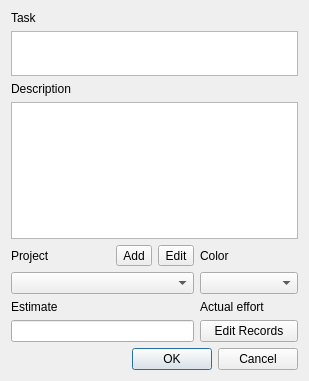
<?xml version="1.0" encoding="UTF-8"?>
<ui version="4.0">
 <class>EditTaskDialog</class>
 <widget class="QDialog" name="EditTaskDialog">
  <property name="geometry">
   <rect>
    <x>0</x>
    <y>0</y>
    <width>309</width>
    <height>381</height>
   </rect>
  </property>
  <property name="windowTitle">
   <string>Dialog</string>
  </property>
  <layout class="QGridLayout" name="gridLayout">
   <item row="0" column="0">
    <widget class="QLabel" name="label">
     <property name="text">
      <string>Task</string>
     </property>
    </widget>
   </item>
   <item row="4" column="2">
    <widget class="QToolButton" name="editProjectButton">
     <property name="text">
      <string>Edit</string>
     </property>
    </widget>
   </item>
   <item row="7" column="0" colspan="3">
    <widget class="QLineEdit" name="estimateEdit"/>
   </item>
   <item row="6" column="3">
    <widget class="QLabel" name="label_5">
     <property name="text">
      <string>Actual effort</string>
     </property>
    </widget>
   </item>
   <item row="2" column="0">
    <widget class="QLabel" name="label_2">
     <property name="text">
      <string>Description</string>
     </property>
    </widget>
   </item>
   <item row="5" column="3">
    <widget class="QComboBox" name="colorComboBox"/>
   </item>
   <item row="3" column="0" colspan="4">
    <widget class="QPlainTextEdit" name="descriptionEdit">
     <property name="tabChangesFocus">
      <bool>true</bool>
     </property>
    </widget>
   </item>
   <item row="4" column="1">
    <widget class="QToolButton" name="addProjectButton">
     <property name="text">
      <string>Add</string>
     </property>
    </widget>
   </item>
   <item row="6" column="0">
    <widget class="QLabel" name="label_4">
     <property name="text">
      <string>Estimate</string>
     </property>
    </widget>
   </item>
   <item row="4" column="0">
    <widget class="QLabel" name="label_3">
     <property name="text">
      <string>Project</string>
     </property>
    </widget>
   </item>
   <item row="8" column="0" colspan="4">
    <widget class="QDialogButtonBox" name="buttonBox">
     <property name="orientation">
      <enum>Qt::Horizontal</enum>
     </property>
     <property name="standardButtons">
      <set>QDialogButtonBox::Cancel|QDialogButtonBox::Ok</set>
     </property>
    </widget>
   </item>
   <item row="4" column="3">
    <widget class="QLabel" name="label_6">
     <property name="text">
      <string>Color</string>
     </property>
    </widget>
   </item>
   <item row="5" column="0" colspan="3">
    <widget class="QComboBox" name="projectComboBox">
     <property name="editable">
      <bool>false</bool>
     </property>
    </widget>
   </item>
   <item row="1" column="0" colspan="4">
    <widget class="QPlainTextEdit" name="titleEdit">
     <property name="maximumSize">
      <size>
       <width>16777215</width>
       <height>45</height>
      </size>
     </property>
     <property name="tabChangesFocus">
      <bool>true</bool>
     </property>
    </widget>
   </item>
   <item row="7" column="3">
    <widget class="QPushButton" name="recordsButton">
     <property name="text">
      <string>Edit Records</string>
     </property>
    </widget>
   </item>
  </layout>
 </widget>
 <tabstops>
  <tabstop>titleEdit</tabstop>
  <tabstop>descriptionEdit</tabstop>
  <tabstop>projectComboBox</tabstop>
  <tabstop>addProjectButton</tabstop>
  <tabstop>editProjectButton</tabstop>
  <tabstop>colorComboBox</tabstop>
  <tabstop>estimateEdit</tabstop>
 </tabstops>
 <resources/>
 <connections>
  <connection>
   <sender>buttonBox</sender>
   <signal>accepted()</signal>
   <receiver>EditTaskDialog</receiver>
   <slot>accept()</slot>
   <hints>
    <hint type="sourcelabel">
     <x>257</x>
     <y>371</y>
    </hint>
    <hint type="destinationlabel">
     <x>157</x>
     <y>274</y>
    </hint>
   </hints>
  </connection>
  <connection>
   <sender>buttonBox</sender>
   <signal>rejected()</signal>
   <receiver>EditTaskDialog</receiver>
   <slot>reject()</slot>
   <hints>
    <hint type="sourcelabel">
     <x>299</x>
     <y>371</y>
    </hint>
    <hint type="destinationlabel">
     <x>286</x>
     <y>274</y>
    </hint>
   </hints>
  </connection>
 </connections>
</ui>
